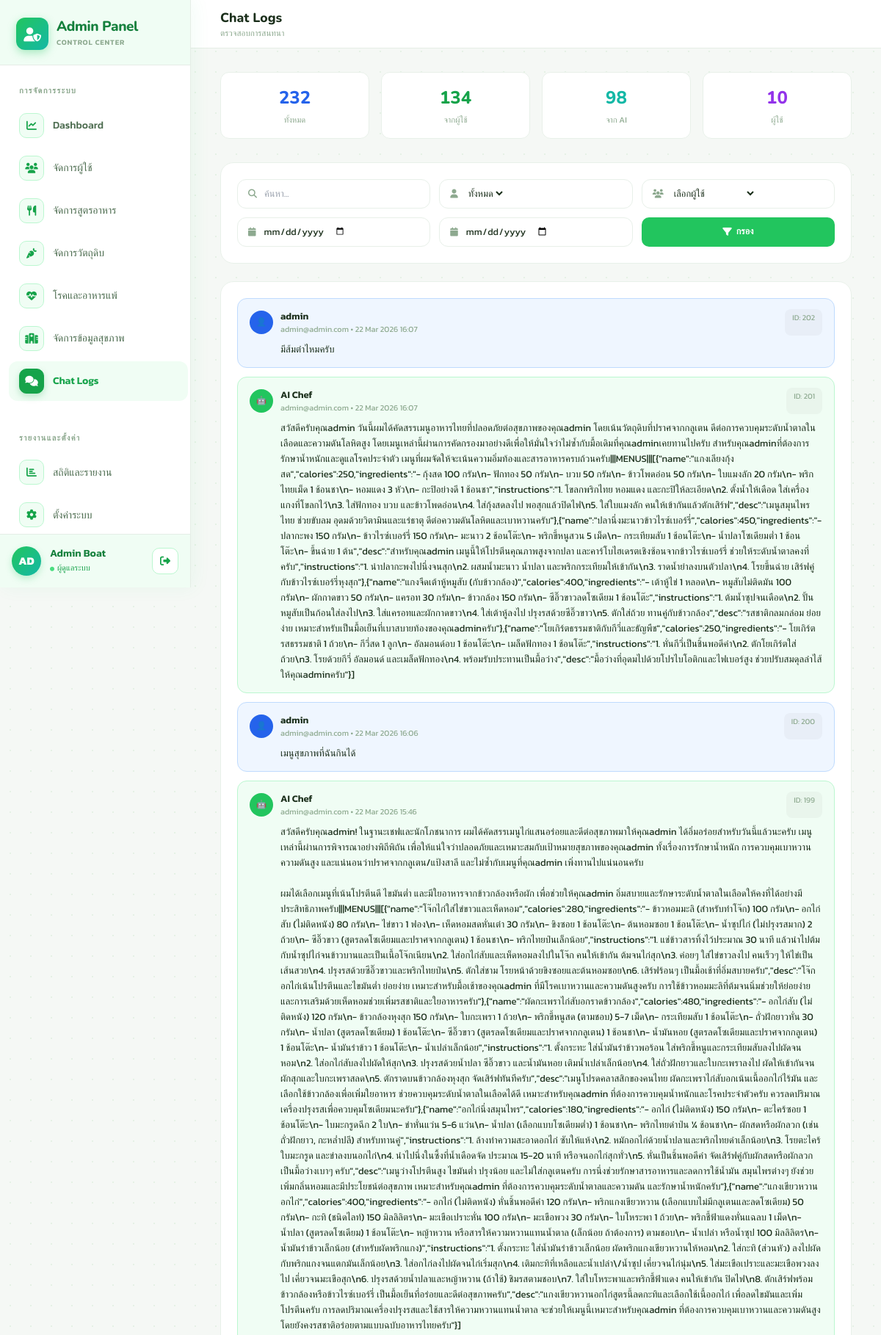
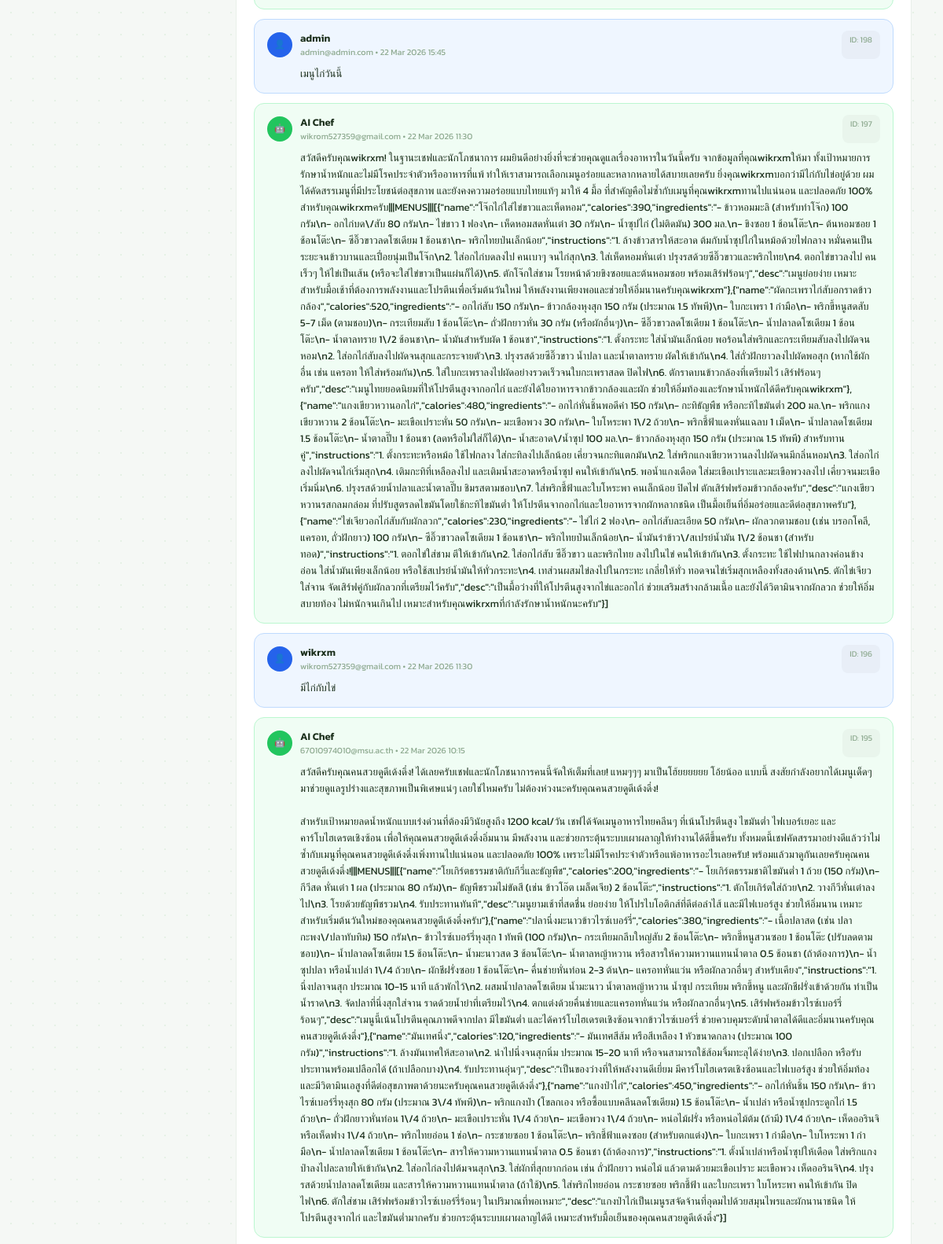
The page /admin/admin_chat_logs.php?page=2 (signed in, upper part) on the database its author committed (2 pictures, top to bottom).
### tables this page shows
CREATE TABLE `users` (
  `id` int(11) NOT NULL,
  `username` varchar(50) NOT NULL,
  `email` varchar(100) NOT NULL,
  `password_hash` text NOT NULL,
  `otp_code` varchar(6) DEFAULT NULL,
  `otp_expires_at` datetime DEFAULT NULL,
  `created_at` timestamp NOT NULL DEFAULT current_timestamp(),
  `first_name` varchar(100) DEFAULT NULL,
  `last_name` varchar(100) DEFAULT NULL,
  `birth_date` date DEFAULT NULL,
  `profile_image` text DEFAULT NULL,
  `role` int(1) DEFAULT 0
);

CREATE TABLE `chat_logs` (
  `id` int(11) NOT NULL,
  `user_id` int(11) NOT NULL,
  `sender` enum('user','ai') NOT NULL,
  `message` text NOT NULL,
  `created_at` timestamp NOT NULL DEFAULT current_timestamp()
);

### admin/admin_chat_logs.php (the view, shortened to what this page needs)
<?php
include '../config/connect.php';
$search = $_GET['search'] ?? '';
$sender_filter = $_GET['sender'] ?? 'all';
$date_from = $_GET['date_from'] ?? '';
$date_to = $_GET['date_to'] ?? '';
$page = isset($_GET['page']) && is_numeric($_GET['page']) ? (int)$_GET['page'] : 1;
$per_page = 30;
$offset = ($page - 1) * $per_page;
$where = "WHERE 1=1";
$logs = $conn->query("
    SELECT cl.id, cl.user_id, cl.sender, cl.message, cl.created_at,
           u.username, u.email
    FROM chat_logs cl
    LEFT JOIN users u ON cl.user_id = u.id
    $where
    ORDER BY cl.created_at DESC
    LIMIT $per_page OFFSET $offset
")->fetch_all(MYSQLI_ASSOC);
$stats = [
    'total' => $conn->query("SELECT COUNT(*) as c FROM chat_logs")->fetch_assoc()['c'],
    'user' => $conn->query("SELECT COUNT(*) as c FROM chat_logs WHERE sender='user'")->fetch_assoc()['c'],
    'ai' => $conn->query("SELECT COUNT(*) as c FROM chat_logs WHERE sender='ai'")->fetch_assoc()['c'],
    'users' => $conn->query("SELECT COUNT(DISTINCT user_id) as c FROM chat_logs")->fetch_assoc()['c'],
];
?>
<!DOCTYPE html>
<html lang="th">
<head>
<script src="https://cdn.tailwindcss.com"></script>
<link rel="stylesheet" href="https://cdnjs.cloudflare.com/ajax/libs/font-awesome/6.4.0/css/all.min.css">
</head>
<body>
<?php include '../includes/sidebar_admin.php' ?>
<div class="page-wrap">
  <header class="topbar">
    <div style="flex:1;">
      <div style="font-family:'Nunito',sans-serif;font-size:1.1rem;font-weight:800;">Chat Logs</div>
      <div style="font-size:.72rem;color:var(--muted);">ตรวจสอบการสนทนา</div>
    </div>
  </header>
  <main style="padding:2rem 2.5rem;">
    <div style="display:grid;grid-template-columns:repeat(auto-fit,minmax(180px,1fr));gap:16px;margin-bottom:2rem;">
      <div class="stat-mini"><div class="stat-mini-val" style="color:#2563eb;"><?= number_format($stats['total']) ?></div><div style="font-size:.7rem;color:var(--muted);margin-top:4px;">ทั้งหมด</div></div>
      <div class="stat-mini"><div class="stat-mini-val" style="color:var(--g600);"><?= number_format($stats['user']) ?></div><div style="font-size:.7rem;color:var(--muted);margin-top:4px;">จากผู้ใช้</div></div>
      <div class="stat-mini"><div class="stat-mini-val" style="color:#14b8a6;"><?= number_format($stats['ai']) ?></div><div style="font-size:.7rem;color:var(--muted);margin-top:4px;">จาก AI</div></div>
      <div class="stat-mini"><div class="stat-mini-val" style="color:#9333ea;"><?= number_format($stats['users']) ?></div><div style="font-size:.7rem;color:var(--muted);margin-top:4px;">ผู้ใช้</div></div>
    </div>
    <div class="card" style="margin-bottom:1.5rem;">
      <form method="GET" style="display:grid;grid-template-columns:repeat(auto-fit,minmax(200px,1fr));gap:12px;">
        <div class="filter-box"><i class="fas fa-search" style="color:var(--muted);font-size:.75rem;"></i><input type="text" name="search" value="<?= htmlspecialchars($search) ?>" placeholder="ค้นหา..."></div>
        <div class="filter-box"><i class="fas fa-user" style="color:var(--muted);font-size:.75rem;"></i><select name="sender" onchange="this.form.submit()"><option value="all" <?= $sender_filter==='all'?'selected':'' ?>>ทั้งหมด</option></select></div>
        <div class="filter-box"><i class="fas fa-users" style="color:var(--muted);font-size:.75rem;"></i><select name="user_id" onchange="this.form.submit()"><option value="">เลือกผู้ใช้</option></select></div>
        <div class="filter-box"><i class="fas fa-calendar" style="color:var(--muted);font-size:.75rem;"></i><input type="date" name="date_from" value="<?= $date_from ?>" onchange="this.form.submit()"></div>
        <div class="filter-box"><i class="fas fa-calendar" style="color:var(--muted);font-size:.75rem;"></i><input type="date" name="date_to" value="<?= $date_to ?>" onchange="this.form.submit()"></div>
        <button type="submit" class="btn" style="background:var(--g500);color:#fff;justify-content:center;"><i class="fas fa-filter"></i> กรอง</button>
      </form>
    </div>
    <div class="card">
      <?php if (empty($logs)): ?>
      <div style="text-align:center;padding:3rem;"><div style="font-size:3rem;opacity:.2;">💬</div><p style="font-size:.9rem;color:var(--muted);">ไม่พบข้อมูล</p></div>
      <?php else: ?>
      <?php foreach ($logs as $log): ?>
      <div class="chat-msg <?= $log['sender'] ?>">
        <div style="display:flex;justify-content:space-between;margin-bottom:8px;">
          <div style="display:flex;align-items:center;gap:10px;">
            <div style="width:32px;height:32px;border-radius:50%;background:<?= $log['sender']==='user'?'#2563eb':'var(--g500)' ?>;display:flex;align-items:center;justify-content:center;color:#fff;font-size:.7rem;"><?= $log['sender']==='user'?'👤':'🤖' ?></div>
            <div><div style="font-size:.82rem;font-weight:600;"><?= $log['sender']==='user' ? htmlspecialchars($log['username'] ?? 'Unknown') : 'AI Chef' ?></div><div style="font-size:.68rem;color:var(--muted);"><?= htmlspecialchars($log['email'] ?? '-') ?> • <?= date('j M Y H:i', strtotime($log['created_at'])) ?></div></div>
          </div>
          <div style="font-size:.65rem;color:var(--muted);background:rgba(0,0,0,.03);padding:4px 10px;border-radius:8px;">ID: <?= $log['id'] ?></div>
        </div>
        <div style="font-size:.82rem;line-height:1.6;padding-left:42px;"><?= nl2br(htmlspecialchars($log['message'])) ?></div>
      </div>
      <?php endforeach; ?>
      <?php endif; ?>
    </div>
  </main>
</div>
</body>
</html>

### includes/sidebar_admin.php (shortened to what this page needs)
<?php
$current_page = basename($_SERVER['PHP_SELF']);
$sb_admin_username = "Admin";
$sb_admin_profile_image = "";
if (isset($_SESSION['user_id']) && isset($conn)) {
    $sb_adm_sql = "SELECT username, profile_image FROM users WHERE id = ?";
    $sb_adm_stmt = $conn->prepare($sb_adm_sql);
    $sb_adm_stmt->bind_param("i", $_SESSION['user_id']);
    $sb_adm_stmt->execute();
    $sb_adm_res = $sb_adm_stmt->get_result()->fetch_assoc();
    if ($sb_adm_res) {
        $sb_admin_username = !empty($sb_adm_res['username']) ? $sb_adm_res['username'] : 'Admin';
        $sb_admin_profile_image = $sb_adm_res['profile_image'] ?? '';
    }
}
$sb_admin_initials = mb_strtoupper(mb_substr($sb_admin_username, 0, 2));
?>
<aside class="sidebar" id="adminSidebar">
  <a href="admin_dashboard.php" class="sb-logo">
    <div class="sb-logo-icon"><i class="fas fa-user-shield" style="color: #ffffff;"></i></div>
    <div>
      <div class="sb-logo-text">Admin Panel</div>
      <div class="sb-logo-sub">Control Center</div>
    </div>
  </a>
  <nav class="sb-nav scroll-box">
    <div class="sb-label">การจัดการระบบ</div>
    <a href="admin_dashboard.php" class="nav-item <?php echo ($current_page === 'admin_dashboard.php') ? 'active' : ''; ?>">
      <span class="ni"><i class="fas fa-chart-line"></i></span>
      <span>Dashboard</span>
    </a>
    <a href="admin_users.php" class="nav-item <?php echo ($current_page === 'admin_users.php') ? 'active' : ''; ?>">
      <span class="ni"><i class="fas fa-users"></i></span>
      <span>จัดการผู้ใช้</span>
    </a>
    <a href="admin_recipes.php" class="nav-item <?php echo ($current_page === 'admin_recipes.php') ? 'active' : ''; ?>">
      <span class="ni"><i class="fas fa-utensils"></i></span>
      <span>จัดการสูตรอาหาร</span>
    </a>
    <a href="admin_ingredients.php" class="nav-item <?php echo ($current_page === 'admin_ingredients.php') ? 'active' : ''; ?>">
      <span class="ni"><i class="fas fa-carrot"></i></span>
      <span>จัดการวัตถุดิบ</span>
    </a>
    <a href="admin_health_data.php" class="nav-item <?php echo ($current_page === 'admin_health_data.php') ? 'active' : ''; ?>">
      <span class="ni"><i class="fas fa-heartbeat"></i></span>
      <span>โรคและอาหารแพ้</span>
    </a>
    <a href="admin_goals.php" class="nav-item <?php echo ($current_page === 'admin_goals.php') ? 'active' : ''; ?>">
      <span class="ni"><i class="fa-solid fa-hospital"></i></span>
      <span>จัดการข้อมูลสุขภาพ</span>
    </a>
    <a href="admin_chat_logs.php" class="nav-item <?php echo ($current_page === 'admin_chat_logs.php') ? 'active' : ''; ?>">
      <span class="ni"><i class="fas fa-comments"></i></span>
      <span>Chat Logs</span>
    </a>
    <div class="sb-label">รายงานและตั้งค่า</div>
    <a href="admin_analytics.php" class="nav-item <?php echo ($current_page === 'admin_analytics.php') ? 'active' : ''; ?>">
      <span class="ni"><i class="fas fa-chart-bar"></i></span>
      <span>สถิติและรายงาน</span>
    </a>
    <a href="admin_settings.php" class="nav-item <?php echo ($current_page === 'admin_settings.php') ? 'active' : ''; ?>">
      <span class="ni"><i class="fas fa-cog"></i></span>
      <span>ตั้งค่าระบบ</span>
    </a>
  </nav>
  <div class="sb-user">
    <div class="sb-av">
      <?php if ($sb_admin_profile_image && file_exists("../public/uploads/avatars/" . $sb_admin_profile_image)): ?>
        <img src="../public/uploads/avatars/<?= htmlspecialchars($sb_admin_profile_image) ?>?t=<?= time() ?>" alt="<?= htmlspecialchars($sb_admin_username) ?>">
      <?php else: ?>
        <?= htmlspecialchars($sb_admin_initials ?: 'A') ?>
      <?php endif; ?>
    </div>
    <div style="min-width:0; flex:1;">
      <div class="sb-un" title="<?= htmlspecialchars($sb_admin_username) ?>">
        <?= htmlspecialchars($sb_admin_username) ?>
      </div>
      <div class="sb-user-role">
        <i class="fas fa-circle" style="font-size:6px !important;color:#4ade80;vertical-align:middle;margin-right:4px;"></i>ผู้ดูแลระบบ
      </div>
    </div>
    <a href="../pages/logout.php" class="logout-btn" title="ออกจากระบบ" onclick="confirmLogout(event, this.href)">
      <i class="fas fa-sign-out-alt"></i>
    </a>
  </div>
</aside>

### admin/admin_chat_logs.php (style rules this page uses)
:root { --g50:#f0fdf4;--g200:#bbf7d0;--g300:#86efac;--g500:#22c55e;--g600:#16a34a;--g700:#15803d;--bg:#f5f8f5;--bdr:#e8f0e9;--txt:#1a2e1a;--sub:#4b6b4e;--muted:#8da98f;--sb-w:260px; }
* { box-sizing:border-box;margin:0;padding:0; }
body { font-family:'Kanit',sans-serif;background:var(--bg);color:var(--txt);min-height:100vh;display:flex; }
body::before { content:'';position:fixed;inset:0;pointer-events:none;z-index:0;background-image:radial-gradient(circle,#c8e6c9 1px,transparent 1px);background-size:28px 28px;opacity:.35; }
.sidebar { width:var(--sb-w);min-height:100vh;background:#fff;border-right:1px solid #e5ede6;display:flex;flex-direction:column;position:fixed;left:0;top:0;bottom:0;z-index:100; }
.sb-logo { padding:24px 22px 20px;border-bottom:1px solid #e5ede6;display:flex;align-items:center;gap:11px; }
.sb-logo-icon { width:44px;height:44px;border-radius:12px;background:linear-gradient(135deg,#ef4444,#dc2626);display:flex;align-items:center;justify-content:center;font-size:1.2rem; }
.sb-logo-text { font-family:'Nunito',sans-serif;font-size:1.18rem;font-weight:800;color:#dc2626; }
.sb-nav { padding:6px 12px;display:flex;flex-direction:column;gap:2px;flex:1; }
.nav-item { display:flex;align-items:center;gap:11px;padding:11px 14px;border-radius:12px;text-decoration:none;color:var(--sub);font-size:.82rem;font-weight:500; }
.nav-item.active { background:#fef2f2;color:#dc2626;font-weight:600; }
.nav-item.active .ni { background:#dc2626;color:#fff; }
.ni { width:34px;height:34px;border-radius:10px;background:#fef2f2;border:1px solid #fecaca;display:flex;align-items:center;justify-content:center;font-size:.8rem;color:#dc2626; }
.page-wrap { margin-left:var(--sb-w);flex:1;position:relative;z-index:1;min-width:0; }
.topbar { height:66px;background:rgba(255,255,255,.95);backdrop-filter:blur(12px);border-bottom:1px solid #e5ede6;display:flex;align-items:center;padding:0 2.5rem;gap:14px;position:sticky;top:0;z-index:50; }
.card { background:#fff;border:1px solid var(--bdr);border-radius:18px;padding:22px; }
.chat-msg { padding:14px 16px;border:1.5px solid var(--bdr);border-radius:13px;margin-bottom:12px; }
.chat-msg.user { background:#eff6ff;border-color:#bfdbfe; }
.chat-msg.ai { background:#f0fdf4;border-color:var(--g200); }
.stat-mini { background:#fff;border:1px solid var(--bdr);border-radius:12px;padding:16px;text-align:center; }
.stat-mini-val { font-family:'Nunito',sans-serif;font-size:1.5rem;font-weight:800; }
.filter-box { background:#fff;border:1.5px solid var(--bdr);border-radius:12px;padding:0 14px;height:40px;display:flex;align-items:center;gap:10px; }
.filter-box select,.filter-box input { border:none;outline:none;background:transparent;font-family:'Kanit',sans-serif;font-size:.8rem; }
.btn { padding:8px 16px;border-radius:10px;font-size:.78rem;font-weight:600;cursor:pointer;display:inline-flex;align-items:center;gap:6px;border:none; }

### rows shown on the page
users: username "AD", username "Admin Boat"
chat_logs: user.username "admin", user.email "admin@admin.com", created_at "22 Mar 2026 16:07", id "202", message "มีส้มตำไหมครับ"
chat_logs: sender "AI Chef", user.email "admin@admin.com", created_at "22 Mar 2026 16:07", id "201", message "สวัสดีครับคุณadmin วันนี้ผมได้คัดสรรเมนูอาหารไทยที่ปลอดภัยต่อสุขภาพของคุณadmin โดยเน้นวัตถุดิบที่ปราศจากกลูเตน ดีต่อการควบคุมระดับน้ำตาลในเลือดและความดันโลหิตสูง โดยเมนูเหล่านี้ผ่านการคัดกรองมาอย่างดีเพื่อให้มั่นใจว่าไม่ซ้ำกับมื้อเดิมที่คุณadminเคยทานไปครับ สำหรับคุณadminที่ต้องการรักษาน้ำหนักและดูแลโรคประจำตัว เมนูที่ผมจัดให้จะเน้นความอิ่มท้องและสารอาหารครบถ้วนครับ|||MENUS|||[{\"name\":\"แกงเลียงกุ้งสด\",\"calories\":250,\"ingredients\":\"- กุ้งสด 100 กรัม\\n- ฟักทอง 50 กรัม\\n- บวบ 50 กรัม\\n- ข้าวโพดอ่อน 50 กรัม\\n- ใบแมงลัก 20 กรัม\\n- พริกไทยเม็ด 1 ช้อนชา\\n- หอมแดง 3 หัว\\n- กะปิอย่างดี 1 ช้อนชา\",\"instructions\":\"1. โขลกพริกไทย หอมแดง และกะปิให้ละเอียด\\n2. ตั้งน้ำให้เดือด ใส่เครื่องแกงที่โขลกไว้\\n3.…"
chat_logs: user.username "admin", user.email "admin@admin.com", created_at "22 Mar 2026 16:06", id "200", message "เมนูสุขภาพที่ฉันกินได้"
chat_logs: sender "AI Chef", user.email "admin@admin.com", created_at "22 Mar 2026 15:46", id "199", message "สวัสดีครับคุณadmin! ในฐานะเชฟและนักโภชนาการ ผมได้คัดสรรเมนูไก่แสนอร่อยและดีต่อสุขภาพมาให้คุณadmin ได้อิ่มอร่อยสำหรับวันนี้แล้วนะครับ เมนูเหล่านี้ผ่านการพิจารณาอย่างพิถีพิถัน เพื่อให้แน่ใจว่าปลอดภัยและเหมาะสมกับเป้าหมายสุขภาพของคุณadmin ทั้งเรื่องการรักษาน้ำหนัก การควบคุมเบาหวาน ความดันสูง และแน่นอนว่าปราศจากกลูเตน/แป้งสาลี และไม่ซ้ำกับเมนูที่คุณadmin เพิ่งทานไปแน่นอนครับ ผมได้เลือกเมนูที่เน้นโปรตีนดี ไขมันต่ำ และมีใยอาหารจากข้าวกล้องหรือผัก เพื่อช่วยให้คุณadmin อิ่มสบายและรักษาระดับน้ำตาลในเลือดให้คงที่ได้อย่างมีประสิทธิภาพครับ|||MENUS|||[{\"name\":\"โจ๊กไก่ใส่ไข่ขาวและเห็ดหอม\",\"calories\":280,\"ingredients\":\"- ข้าวหอมมะลิ (สำหรับทำโจ๊ก) 100 กรัม\\n- อกไก่สับ (ไม่ติดหนัง) 80 กรัม\\n- ไข่ขาว 1…"
chat_logs: user.username "admin", user.email "admin@admin.com", created_at "22 Mar 2026 15:45", id "198", message "เมนูไก่วันนี้"
chat_logs: sender "AI Chef", user.email "wikrom527359@gmail.com", created_at "22 Mar 2026 11:30", id "197", message "สวัสดีครับคุณwikrxm! ในฐานะเชฟและนักโภชนาการ ผมยินดีอย่างยิ่งที่จะช่วยคุณดูแลเรื่องอาหารในวันนี้ครับ จากข้อมูลที่คุณwikrxmให้มา ทั้งเป้าหมายการรักษาน้ำหนักและไม่มีโรคประจำตัวหรืออาหารที่แพ้ ทำให้เราสามารถเลือกเมนูอร่อยและหลากหลายได้สบายเลยครับ ยิ่งคุณwikrxmบอกว่ามีไก่กับไข่อยู่ด้วย ผมได้คัดสรรเมนูที่มีประโยชน์ต่อสุขภาพ และยังคงความอร่อยแบบไทยแท้ๆ มาให้ 4 มื้อ ที่สำคัญคือไม่ซ้ำกับเมนูที่คุณwikrxmทานไปแน่นอน และปลอดภัย 100% สำหรับคุณwikrxmครับ|||MENUS|||[{\"name\":\"โจ๊กไก่ใส่ไข่ขาวและเห็ดหอม\",\"calories\":390,\"ingredients\":\"- ข้าวหอมมะลิ (สำหรับทำโจ๊ก) 100 กรัม\\n- อกไก่บด\\/สับ 80 กรัม\\n- ไข่ขาว 1 ฟอง\\n- เห็ดหอมสดหั่นเต๋า 30 กรัม\\n- น้ำซุปไก่ (ไม่ติดมัน) 300 มล.\\n- ขิงซอย 1 ช้อนโต๊ะ\\n- ต้นหอมซอย 1…"
chat_logs: user.username "wikrxm", user.email "wikrom527359@gmail.com", created_at "22 Mar 2026 11:30", id "196", message "มีไก่กับไข่"
chat_logs: sender "AI Chef", user.email "67010974010@msu.ac.th", created_at "22 Mar 2026 10:15", id "195", message "สวัสดีครับคุณคนสวยดูดีเด้งดึ๋ง! ได้เลยครับเชฟและนักโภชนาการคนนี้จัดให้เต็มที่เลย! แหมๆๆๆ มาเป็นโฮ้ยยยยยย โอ้ยน้ออ แบบนี้ สงสัยกำลังอยากได้เมนูเด็ดๆ มาช่วยดูแลรูปร่างและสุขภาพเป็นพิเศษแน่ๆ เลยใช่ไหมครับ ไม่ต้องห่วงนะครับคุณคนสวยดูดีเด้งดึ๋ง! สำหรับเป้าหมายลดน้ำหนักแบบเร่งด่วนที่ต้องมีวินัยสูงถึง 1200 kcal/วัน เชฟได้จัดเมนูอาหารไทยคลีนๆ ที่เน้นโปรตีนสูง ไขมันต่ำ ไฟเบอร์เยอะ และคาร์โบไฮเดรตเชิงซ้อน เพื่อให้คุณคนสวยดูดีเด้งดึ๋งอิ่มนาน มีพลังงาน และช่วยกระตุ้นระบบเผาผลาญให้ทำงานได้ดีขึ้นครับ ทั้งหมดนี้เชฟคัดสรรมาอย่างดีแล้วว่าไม่ซ้ำกับเมนูที่คุณคนสวยดูดีเด้งดึ๋งเพิ่งทานไปแน่นอน และปลอดภัย 100% เพราะไม่มีโรคประจำตัวหรือแพ้อาหารอะไรเลยครับ!…"

### other values the page prints
$stats['total'] "232"
$stats['user'] "134"
$stats['ai'] "98"
$stats['users'] "10"
